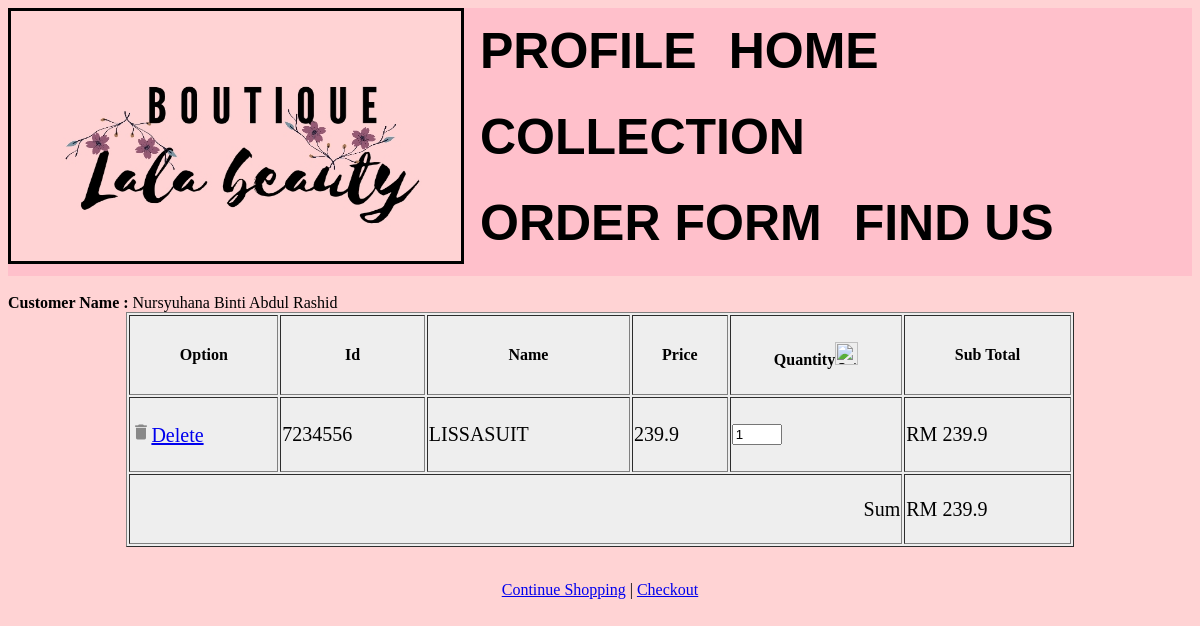
The page /project/customer/cart.php?idproduct=7234556 (signed in) on the database its author committed.
### tables this page shows
CREATE TABLE `customer` (
  `idcust` int(11) NOT NULL,
  `username` varchar(50) NOT NULL,
  `address` varchar(255) NOT NULL,
  `phoneno` int(11) NOT NULL,
  `email` varchar(35) NOT NULL,
  `custpassword` int(11) NOT NULL
);

CREATE TABLE `product` (
  `idproduct` int(11) NOT NULL,
  `productname` varchar(45) NOT NULL,
  `image` text NOT NULL,
  `price` float NOT NULL,
  `quantity` int(11) NOT NULL
);

### project/customer/cart.php (the view, shortened to what this page needs)
<?php
require "head.php";
if(isset ($_GET ['idproduct']) && !isset($_POST['update'])){
    $result = mysqli_query($conn, 'select * from product where idproduct=' . $_GET ['idproduct']);
}
?>
<html>
<head>
	<link rel="stylesheet" href="../nav.css">
</head>
<body>
<center>
<form method="post">
<table cellpading="2" cellspacing="2" border="1">
    <tr>
        <th>Option</th>
        <th>Id</th>
        <th>Name</th>
        <th>Price</th>
        <th>Quantity<input type="image" src="save.png" width="23px">
        </th>
        <th>Sub Total</th>
    </tr>
    <?php
    if (isset ($_SESSION ['cart'])) {
        $cart = unserialize(serialize($_SESSION['cart']));
        $s = 0;
        $index = 0;
        for ($i=0; $i<count($cart); $i++) {
            $s += $cart [$i]->price * $cart [$i]->quantity;
    ?>
    <tr>
        <td><a href="cart.php?index=<?php echo $index; ?>"
            onclick="return confirm('Are you sure?')"><img src="icon-delete.png" alt="Remove Item" />Delete</a></td>
        <td><?php echo $cart[$i]->idproduct; ?></td>
        <td><?php echo $cart[$i]->productname; ?></td>
        <td><?php echo $cart[$i]->price; ?></td>
        <td><input type="number" value="<?php echo $cart[$i]->quantity; ?>"
            style="width:50px;" name="quantity[]"></td>
        <td>RM <?php echo $cart[$i]->price * $cart[$i]->quantity; ?></td>
    </tr>
    <?php
    }
    ?>
    <tr>
        <td colspan="5" align="right">Sum</td>
        <td align="left">RM <?php echo $s; ?></td>
    </tr>
    <?php
    }
    ?>
</table>
</form>
<br>
<a href="order.php">Continue Shopping</a> | <a href="checkout.php">Checkout</a></center>
</body>
</html>

### project/customer/head.php
<?php
require '../conn.php';
$idcust = $_SESSION['idcust'];
$sql = "SELECT * FROM customer WHERE idcust = $idcust";
$row = $conn->query($sql)->fetch_object();
?>
	<ul>
    	<li><img src ="logo.jpeg" width="58%" height="35%"></li>
        <li><a href="profile.php"><b>PROFILE</b></a><li>
		<li><a href="utama.php"><b>HOME</b></a><li>
  		<li><a href="product.php"><b>COLLECTION</b></a></li>
  		<li><a href="order.php"><b>ORDER FORM</b></a></li>
  		<li><a href="findus.php"><b>FIND US</b></a></li>
	</ul><br>
    <font><b>Customer Name :</b></font>
    <font><?php echo $row->username;?></font><br>

### project/nav.css (style rules this page uses)
body { background-image: url('bg.jpeg'); background-repeat: no-repeat; background-attachment: fixed; background-size: cover; }
ul { list-style-type:none; margin:0; padding:0; overflow:hidden; background-color:pink; }
li { font-size: 50px; float: left; }
ul li img { border-radius:0%; width:450px; height:250px; border-Width:3px; border-style:solid; }
li a { display:block; color:black; text-align:center; padding:14px 16px; text-decoration: none; font-family:Arial; font-weight:normal; }
img { border-radius:50%; }
table { background-color: #eeeeee; width: 80%; height: 30%; }
td { font-family="Times New Roman"; font-size: 20px; }

### rows shown on the page
customer: username "Nursyuhana Binti Abdul Rashid"
product: idproduct "7234556", productname "LISSASUIT", price "239.9", value "1", $cart[$i]->price*$cart[$i]->quantity "239.9"

### other values the page prints
$s "239.9"
